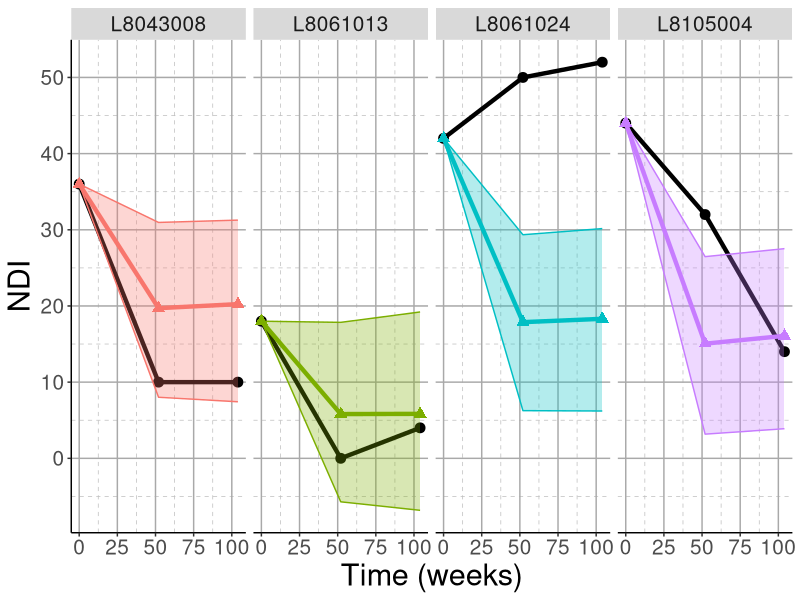

The R script that drew this image: (Note: this script raises an error after producing the figure.)
## ---- chunk 1
knitr::opts_chunk$set(echo = TRUE, warning = "hide")
## ---- chunk 2

# Load libraries
rm(list = ls())
set.seed(19950306)
library(ggplot2)
library(lme4)
library(tidyverse)
library(nlme)
library(emmeans)
library(car)
library(lattice)
library(merTools)
library(xtable)

# Set layout for all figures
theme <- theme(panel.background = element_blank(),
          panel.grid.major = element_line(colour = "darkgrey", size=0.5),
          panel.grid.minor = element_line(colour = "grey", 
                                          size=.25, 
                                          linetype = "dashed"),
          panel.border = element_blank(),
          axis.line.x = element_line(colour = "black", 
                                     size=0.5, 
                                     lineend = "butt"),
          axis.line.y = element_line(colour = "black", 
                                     size=0.5),
          axis.text=element_text(size=15),
              axis.title=element_text(size=22),
              plot.title = element_text(size = 22),
              strip.text = element_text(size = 15),
              legend.title = element_blank())



df_prediction <- read.csv("Data/data_final_prediction_2019-11-05.csv", sep = ",")

df_prediction$time_fct <- as.factor(df_prediction$time_fct)
str(df_prediction)


# Center predictors
df_prediction$ndi0_cnt <- df_prediction$ndi0 - mean(df_prediction$ndi0)
df_prediction$hads0_tot_cnt <- df_prediction$hads0_tot - mean(df_prediction$hads0_tot)


## ---- chunk 3


model_ml_cnt <- nlme::lme(ndi1_2 ~ ndi0_cnt + time_fct + hads0_tot_cnt, method = "ML",
                         random = ~1|id, data = df_prediction)

summary(model_ml_cnt)

model_final <- nlme::lme(ndi1_2 ~ ndi0_cnt + hads0_tot_cnt + time_fct, method = "REML",
                         random = ~1|id, data = df_prediction)

summary(model_final)



model_final_coef <- data.frame(coef(summary(model_final)))
xtable(model_final_coef)

# Calculate ICC (amount of var explained = 65 %
12.1792^2 / (12.1792^2 + 8.952623^2)

## ---- chunk 4

# Make prediction for subject L8141003
validation1 <- df_prediction[df_prediction$id == "L8141003",]
training1 <- df_prediction[df_prediction$id != "L8141003", ]

# Make prediction for subject L8105004
validation1 <- df_prediction[df_prediction$id == "L8105004",]
training1 <- df_prediction[df_prediction$id != "L8105004", ]

training.fit <-  lmer(ndi1_2 ~ ndi0 + hads0_tot_cnt + time_fct + (1|id), REML = T,
                      data = training1)


preds1 <- predictInterval(training.fit, newdata = validation1, n.sims = 999)
validation1 <- cbind(validation1, preds1)

# Make prediction for subject L8061024
validation2 <- df_prediction[df_prediction$id == "L8061024",]
training2 <- df_prediction[df_prediction$id != "L8061024",]

training.fit <-  lmer(ndi1_2 ~ ndi0 + hads0_tot + time_fct + (1|id), REML = T,
                      data = training2)

preds2 <- predictInterval(training.fit, newdata = validation2, n.sims = 999)
validation2 <- cbind(validation2, preds2)

# Make predictions for L8043008
validation3 <- df_prediction[df_prediction$id == "L8043008",]
training3 <- df_prediction[df_prediction$id != "L8043008",]

training.fit <-  lmer(ndi1_2 ~ ndi0 + hads0_tot + time_fct + (1|id), REML = T,
                      data = training3)

preds3 <- predictInterval(training.fit, newdata = validation3, n.sims = 999)
validation3 <- cbind(validation3, preds3)

# Make predictions for L8061013
validation4 <- df_prediction[df_prediction$id == "L8061013",]
training4 <- df_prediction[df_prediction$id != "L8061013",]

training.fit <-  lmer(ndi1_2 ~ ndi0 + hads0_tot + time_fct + (1|id), REML = T,
                      data = training4)

preds4 <- predictInterval(training.fit, newdata = validation4, n.sims = 999)
validation4 <- cbind(validation4, preds4)

# Combine predictions in one dataframe and plot the results
predict_4id <- rbind(validation1, validation2, validation3, validation4)

## ---- chunk 5

predict_4id$time <- as.numeric(as.character(predict_4id$time_fct))

predict_4id <- predict_4id %>%
  #add_row(id = "L8141003", ndi1_2 = 44, fit = 44, time = 0, upr = 44, lwr = 44, .before = 1) %>%
  add_row(id = "L8105004", ndi1_2 = 44, fit = 44, time = 0, upr = 44, lwr = 44, .before = 1) %>%
  add_row(id = "L8061024", ndi1_2 = 42, fit = 42, time = 0, upr = 42, lwr = 42, .before =  4) %>%
  add_row(id = "L8043008", ndi1_2 = 36, fit = 36, time = 0, upr = 36, lwr = 36, .before =  7) %>%
  add_row(id = "L8061013", ndi1_2 = 18, fit = 18, time = 0, upr = 18, lwr = 18, .before =  10)

ppredict <- ggplot(data = predict_4id, aes(x = time, y = ndi1_2)) + 
  geom_line(size = 1.5, col = "black") +
  geom_point(size = 3, col = "black") +
  geom_line(aes(x = time, y = fit, col = id), size = 1.5) +
  geom_point(aes(x = time, y = fit, col = id), size = 3, shape = 17) +
  geom_ribbon(aes(ymin= lwr, ymax= upr, col = id, fill = id), alpha=0.3) + theme +
  ylab("NDI") + xlab("Time (weeks)") +  facet_grid(~id) + theme(legend.position = "none")

plot(ppredict)

png("Figures/Predicted_ids.png",width = 15, height = 7, units='in',res=300)
plot(ppredict)
dev.off()


## ---- chunk 6

# Create folds
K <- 5
index <- rep(1:K, floor(nrow(df_prediction)/K)+1)[1:nrow(df_prediction)]
fold.index <- sample(index)


# Create Loss function: Root Mean Squard Error
Loss <- function(x, y){
  mse <- sum((x-y)^2)/length(x)
  rmse <- sqrt(mse)
  return(rmse)
}

loss <- numeric(K)

for (k in 1:K){
  training <- df_prediction[fold.index!=k, ]
  validation <- df_prediction[fold.index==k, ]
  training.fit <-  lme4::lmer(ndi1_2 ~ ndi0 + hads0_anx + hads0_depr + time_fct + (1|id), 
                    data = training, REML = T)
  
  validation.predict <- predict(training.fit, newdata=validation, type='response', 
                                allow.new.levels = T)
  loss[k] <- Loss(validation$ndi1_2, validation.predict)
}

loss
round(mean(loss), digits = 1)
